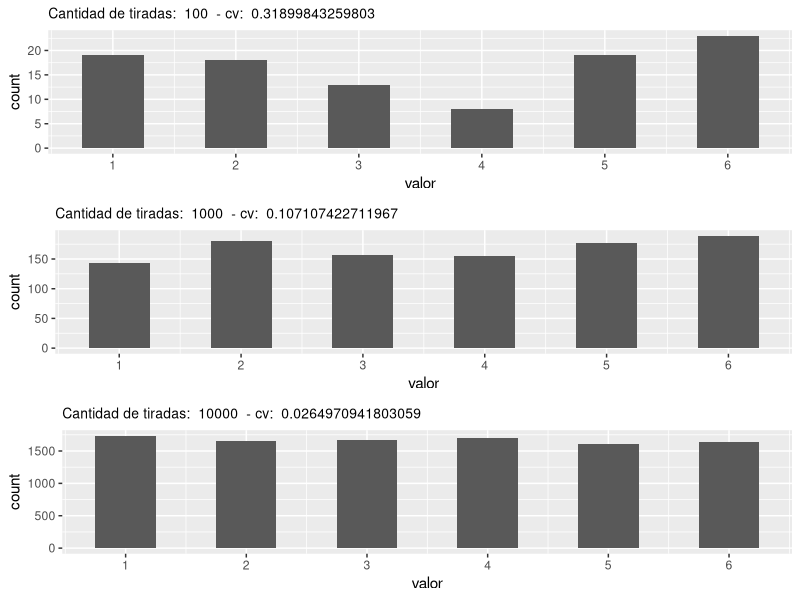
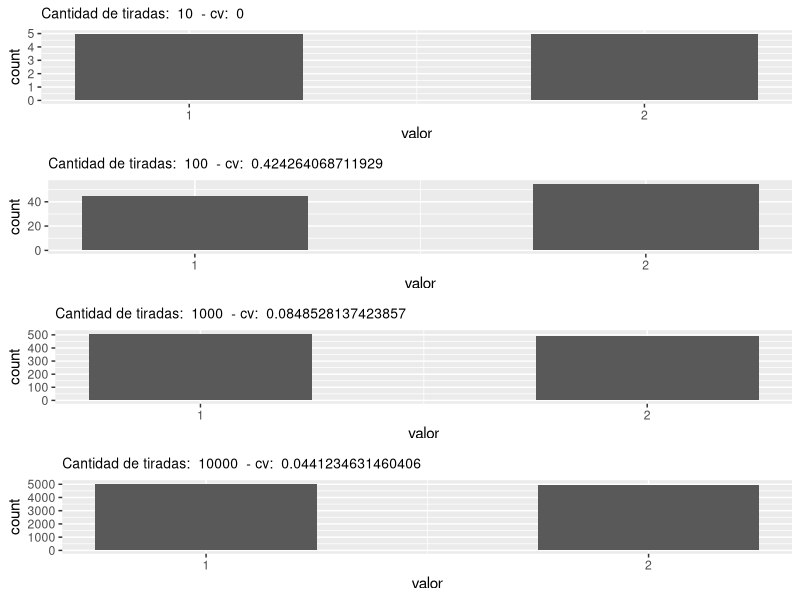
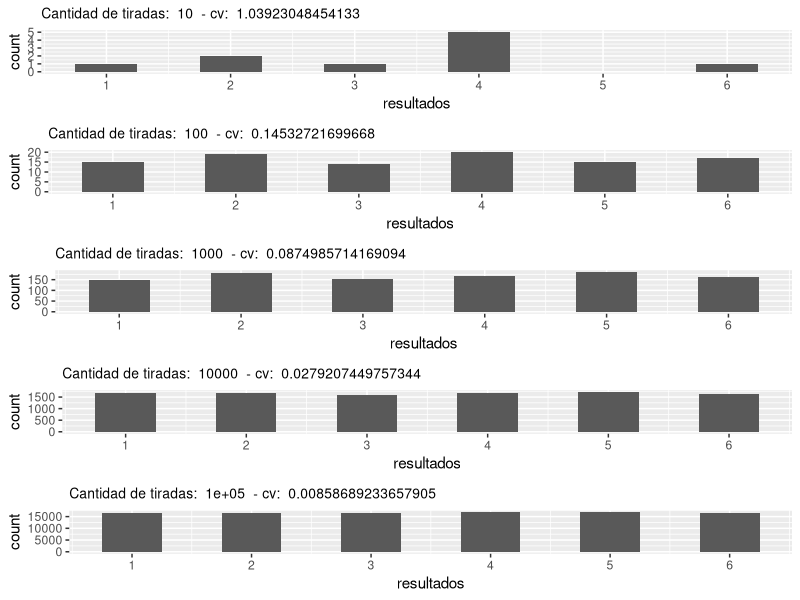
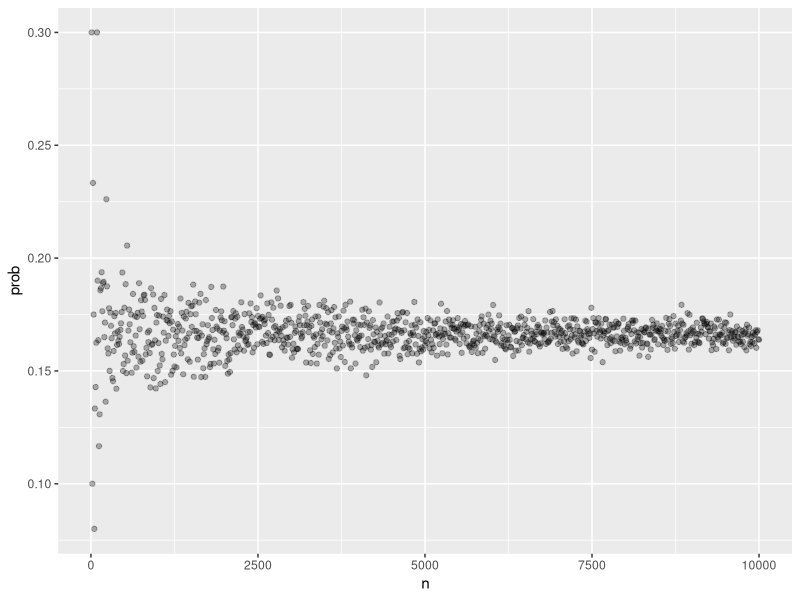

These charts were generated, in order, by the following R code: (Note: a time limit stopped this script after it produced the figures.)
## ---- chunk 1
library(tidyverse)
library(ggplot2)
library("gridExtra")
## ---- chunk 2
espacioMuestral <- c(1,2,3,4,5,6)
experimentos <- 1:3
graficos <- list()
for (i in experimentos) {
  # Cantidad de veces que se arroja un dado
  cantTiradas <- 10^(i+1)
  result <- tibble(valor = integer())
  for (j in 1:cantTiradas) {
    result  <- add_row(result, valor = sample(espacioMuestral, 1, replace = TRUE))
  }
  cv <- sd(reframe(result, cant = n(), .by = valor)$cant)/(cantTiradas/6)
  graficos[[i]] <- ggplot(result, aes(valor)) +
    geom_histogram(binwidth = 0.5 , center = 0) +
    scale_x_continuous(breaks = espacioMuestral) +
    ggtitle(paste("Cantidad de tiradas: ", cantTiradas, " - cv: ", as.character(cv))) + 
    theme(plot.title = element_text(size=10))
}
do.call("grid.arrange", c(graficos, nrow = 3)) 
## ---- chunk 3
espacioMuestral <- c(1,2)
experimentos <- 1:4
graficos <- list()
for (i in experimentos) {
  # Cantidad de veces que se arroja un dado
  cantTiradas <- 10^(i)
  result <- tibble(valor = integer())
  for (j in 1:cantTiradas) {
    result  <- add_row(result, valor = sample(espacioMuestral, 1, replace = TRUE))
  }
  cv <- sd(reframe(result, cant = n(), .by = valor)$cant)/(cantTiradas/6)
  graficos[[i]] <- ggplot(result, aes(valor)) +
    geom_histogram(binwidth = 0.5 , center = 0) +
    scale_x_continuous(breaks = espacioMuestral) +
    ggtitle(paste("Cantidad de tiradas: ", cantTiradas, " - cv: ", as.character(cv))) + 
    theme(plot.title = element_text(size=10))
}
do.call("grid.arrange", c(graficos, nrow = 4)) 

## ---- chunk 4
espacioMuestral <- rep(c(1, 2, 3, 4, 5, 6), times = c(1, 1, 1, 1, 1, 1))
experimentos <- 1:5
graficos <- list()
for (i in experimentos) {
  cantTiradas <- 10^i
  resultados <- replicate(cantTiradas, {
  sample(espacioMuestral, 1, replace = TRUE)
  })
  resultados <- tibble(resultados)
  cv <- sd(as.data.frame(table(resultados))$Freq)/(cantTiradas/6)
  graficos[[i]] <- ggplot(resultados, aes(resultados)) +
    geom_histogram(binwidth = 0.5 , center = 0) +
    scale_x_continuous(breaks = espacioMuestral) +
    ggtitle(paste("Cantidad de tiradas: ", cantTiradas, " - cv: ", as.character(cv))) + 
    theme(plot.title = element_text(size=10))
}
do.call("grid.arrange", c(graficos, nrow = 5)) 
## ---- chunk 5
probEvento <- function(espacioMuestral,evento,n) {
  resultado <- replicate(n, {
    evento == sample(espacioMuestral, 1)
    })
  mean(resultado)
}
## ---- chunk 6
repsExp <- seq(10,10000,10)
serie <- tibble(n = integer(), prob = double())
for (i in repsExp) {
  serie <- add_row(serie, n = i, prob = probEvento(c(1,2,3,4,5,6),1,i))
}
ggplot(serie, aes(x = n, y = prob)) + 
  geom_point(alpha = 0.3)
## ---- chunk 7
repsExp <- seq(100,20000,100)
serie <- tibble(n = integer(), prob = double())
for (i in repsExp) {
  serie <- add_row(serie, n = i, prob = probEvento(c(1,2,3,4,5,6),1,i))
}
ggplot(serie, aes(x = n, y = prob)) + 
  geom_point(alpha = 0.3)
## ---- chunk 8
espacioMuestral <- rep(c(0,1), times = c(1, 1))
experimentos <- 1:5
graficos <- list()
for (i in experimentos) {
  cantTiradas <- 10^i
  resultados <- replicate(cantTiradas, {
  sample(espacioMuestral, 1, replace = TRUE)
  })
  resultados <- tibble(resultados)
  cv <- sd(as.data.frame(table(resultados))$Freq)/(cantTiradas/6)
  graficos[[i]] <- ggplot(resultados, aes(resultados)) +
    geom_histogram(binwidth = 0.5 , center = 0) +
    scale_x_continuous(breaks = espacioMuestral) +
    ggtitle(paste("Cantidad de tiradas: ", cantTiradas, " - cv: ", as.character(cv))) + 
    theme(plot.title = element_text(size=10))
}
do.call("grid.arrange", c(graficos, nrow = 5)) 
